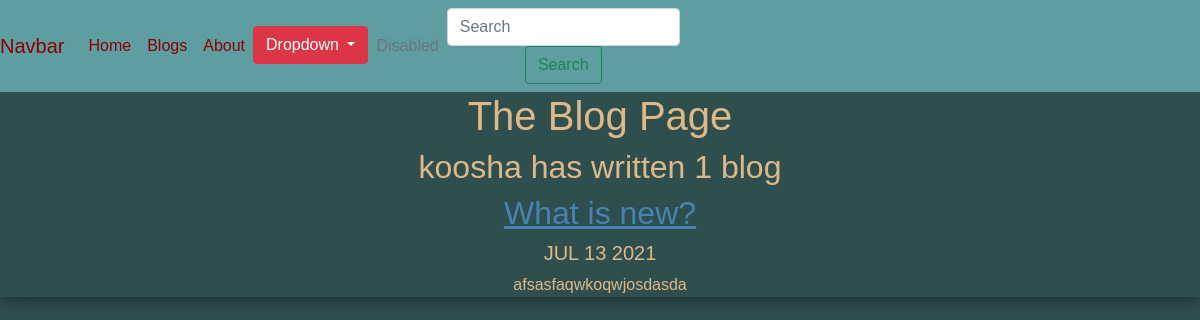
/blog/, run on an earlier commit of the app's database.
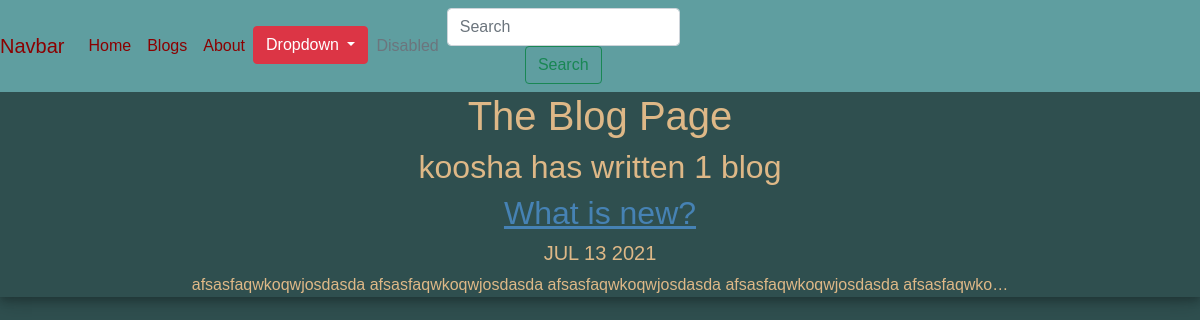
And on a later commit of the database.
### blog/models.py (models this page shows, shortened)
class Blog(models.Model):
    title = models.CharField(max_length=200)
    description = models.TextField()
    date = models.DateField()

### blog/views.py (the view)
# urls.py: path('', views.all_blogs, name = 'all_blogs'),
def all_blogs(request):
    blogs = Blog.objects.order_by('-date')
    return render(request, 'blog/all_blogs.html', {'blogs': blogs})

### blog/templates/blog/all_blogs.html
{% extends 'portfolio/base.html' %}
{% block content %}
<h1>The Blog Page</h1>
<h2>koosha has written {{ blogs.count }} blog{{ blogs.count|pluralize }}</h2>
{% for blog in blogs %}
    <a href="{% url 'blog:detail' blog.id %}" style="color: steelblue;"><h2>{{ blog.title }}</h2></a>
    <h5>{{ blog.date|date:'M d Y'|upper }}</h5>
    <p>{{ blog.description|striptags |truncatechars:100 }}</p>
{% endfor %}
{% endblock %}

What changed in the data, as far as the page shows it:
changed Blog "What is new?": description "afsasfaqwkoqwjosdasda" → "afsasfaqwkoqwjosdasda afsasfaqwkoqwjosdasda afsasfaqwkoqwjosdasda afsasfaqwkoqwjosdasda afsasfaqwko…"
